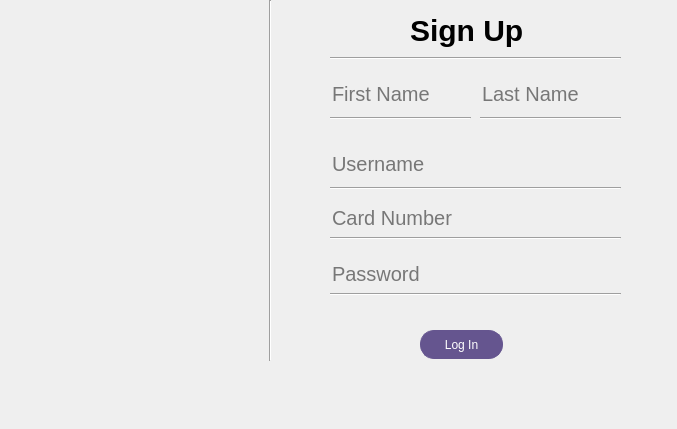
<?xml version="1.0" encoding="UTF-8"?>
<ui version="4.0">
 <class>Register</class>
 <widget class="QDialog" name="Register">
  <property name="geometry">
   <rect>
    <x>0</x>
    <y>0</y>
    <width>677</width>
    <height>429</height>
   </rect>
  </property>
  <property name="windowTitle">
   <string>Dialog</string>
  </property>
  <widget class="Line" name="line_2">
   <property name="geometry">
    <rect>
     <x>330</x>
     <y>110</y>
     <width>141</width>
     <height>16</height>
    </rect>
   </property>
   <property name="orientation">
    <enum>Qt::Orientation::Horizontal</enum>
   </property>
  </widget>
  <widget class="Line" name="line_5">
   <property name="geometry">
    <rect>
     <x>330</x>
     <y>50</y>
     <width>291</width>
     <height>16</height>
    </rect>
   </property>
   <property name="orientation">
    <enum>Qt::Orientation::Horizontal</enum>
   </property>
  </widget>
  <widget class="Line" name="line">
   <property name="geometry">
    <rect>
     <x>260</x>
     <y>0</y>
     <width>20</width>
     <height>361</height>
    </rect>
   </property>
   <property name="orientation">
    <enum>Qt::Orientation::Vertical</enum>
   </property>
  </widget>
  <widget class="QLabel" name="lockImage">
   <property name="geometry">
    <rect>
     <x>370</x>
     <y>164</y>
     <width>26</width>
     <height>26</height>
    </rect>
   </property>
   <property name="styleSheet">
    <string notr="true">bacground-image: url(&quot;assets/image 1.png&quot;)</string>
   </property>
   <property name="text">
    <string/>
   </property>
  </widget>
  <widget class="Line" name="line_3">
   <property name="geometry">
    <rect>
     <x>330</x>
     <y>180</y>
     <width>291</width>
     <height>16</height>
    </rect>
   </property>
   <property name="orientation">
    <enum>Qt::Orientation::Horizontal</enum>
   </property>
  </widget>
  <widget class="QLabel" name="iconImage">
   <property name="geometry">
    <rect>
     <x>370</x>
     <y>95</y>
     <width>27</width>
     <height>27</height>
    </rect>
   </property>
   <property name="styleSheet">
    <string notr="true">bacground-image: url(&quot;assets/image 1.png&quot;)</string>
   </property>
   <property name="text">
    <string/>
   </property>
  </widget>
  <widget class="QPushButton" name="pushButton">
   <property name="geometry">
    <rect>
     <x>420</x>
     <y>330</y>
     <width>83</width>
     <height>29</height>
    </rect>
   </property>
   <property name="cursor">
    <cursorShape>PointingHandCursor</cursorShape>
   </property>
   <property name="styleSheet">
    <string notr="true">QPushButton {
    border-radius: 14px;              
    border: 1px solid #65558F;         
    background-color: #65558F;   
    color: white;                     
}

QPushButton:checked {
    background-color: #504272;       
    border: 1px solid #504272;         
    color: white;                     
}

QPushButton:hover {
    background-color: #7B6CA5;       
}

QPushButton:checked:hover {
    background-color: #403358;
}
</string>
   </property>
   <property name="text">
    <string>Log In</string>
   </property>
   <property name="checkable">
    <bool>true</bool>
   </property>
   <property name="checked">
    <bool>false</bool>
   </property>
   <property name="autoRepeat">
    <bool>true</bool>
   </property>
   <property name="autoExclusive">
    <bool>true</bool>
   </property>
  </widget>
  <widget class="QLabel" name="logInImage">
   <property name="geometry">
    <rect>
     <x>0</x>
     <y>50</y>
     <width>262</width>
     <height>262</height>
    </rect>
   </property>
   <property name="styleSheet">
    <string notr="true">bacground-image: url(&quot;assets/image 1.png&quot;)</string>
   </property>
   <property name="text">
    <string/>
   </property>
  </widget>
  <widget class="QLabel" name="label">
   <property name="geometry">
    <rect>
     <x>410</x>
     <y>10</y>
     <width>211</width>
     <height>41</height>
    </rect>
   </property>
   <property name="font">
    <font>
     <pointsize>-1</pointsize>
     <bold>true</bold>
    </font>
   </property>
   <property name="styleSheet">
    <string notr="true">font-size: 30px;
color: black;</string>
   </property>
   <property name="text">
    <string>Sign Up</string>
   </property>
  </widget>
  <widget class="QLineEdit" name="txt_password">
   <property name="geometry">
    <rect>
     <x>330</x>
     <y>150</y>
     <width>291</width>
     <height>28</height>
    </rect>
   </property>
   <property name="styleSheet">
    <string notr="true">background: transparent;
border: none;
font-size: 20px;
</string>
   </property>
   <property name="text">
    <string/>
   </property>
   <property name="placeholderText">
    <string>Username</string>
   </property>
  </widget>
  <widget class="QLineEdit" name="txt_username">
   <property name="geometry">
    <rect>
     <x>330</x>
     <y>80</y>
     <width>113</width>
     <height>28</height>
    </rect>
   </property>
   <property name="styleSheet">
    <string notr="true">background: transparent;
border: none;
font-size: 20px;</string>
   </property>
   <property name="text">
    <string/>
   </property>
   <property name="placeholderText">
    <string>First Name</string>
   </property>
  </widget>
  <widget class="QLineEdit" name="txt_username_2">
   <property name="geometry">
    <rect>
     <x>480</x>
     <y>80</y>
     <width>113</width>
     <height>28</height>
    </rect>
   </property>
   <property name="styleSheet">
    <string notr="true">background: transparent;
border: none;
font-size: 20px;</string>
   </property>
   <property name="text">
    <string/>
   </property>
   <property name="placeholderText">
    <string>Last Name</string>
   </property>
  </widget>
  <widget class="QLabel" name="iconImage_2">
   <property name="geometry">
    <rect>
     <x>520</x>
     <y>95</y>
     <width>27</width>
     <height>27</height>
    </rect>
   </property>
   <property name="styleSheet">
    <string notr="true">bacground-image: url(&quot;assets/image 1.png&quot;)</string>
   </property>
   <property name="text">
    <string/>
   </property>
  </widget>
  <widget class="Line" name="line_6">
   <property name="geometry">
    <rect>
     <x>480</x>
     <y>110</y>
     <width>141</width>
     <height>16</height>
    </rect>
   </property>
   <property name="orientation">
    <enum>Qt::Orientation::Horizontal</enum>
   </property>
  </widget>
  <widget class="QLineEdit" name="txt_password_2">
   <property name="geometry">
    <rect>
     <x>330</x>
     <y>204</y>
     <width>291</width>
     <height>28</height>
    </rect>
   </property>
   <property name="styleSheet">
    <string notr="true">background: transparent;
border: none;
font-size: 20px;
</string>
   </property>
   <property name="text">
    <string/>
   </property>
   <property name="placeholderText">
    <string>Card Number</string>
   </property>
  </widget>
  <widget class="Line" name="line_4">
   <property name="geometry">
    <rect>
     <x>330</x>
     <y>230</y>
     <width>291</width>
     <height>16</height>
    </rect>
   </property>
   <property name="orientation">
    <enum>Qt::Orientation::Horizontal</enum>
   </property>
  </widget>
  <widget class="QLineEdit" name="txt_password_3">
   <property name="geometry">
    <rect>
     <x>330</x>
     <y>260</y>
     <width>291</width>
     <height>28</height>
    </rect>
   </property>
   <property name="styleSheet">
    <string notr="true">background: transparent;
border: none;
font-size: 20px;
</string>
   </property>
   <property name="text">
    <string/>
   </property>
   <property name="placeholderText">
    <string>Password</string>
   </property>
  </widget>
  <widget class="Line" name="line_7">
   <property name="geometry">
    <rect>
     <x>330</x>
     <y>286</y>
     <width>291</width>
     <height>16</height>
    </rect>
   </property>
   <property name="orientation">
    <enum>Qt::Orientation::Horizontal</enum>
   </property>
  </widget>
 </widget>
 <resources/>
 <connections/>
</ui>
